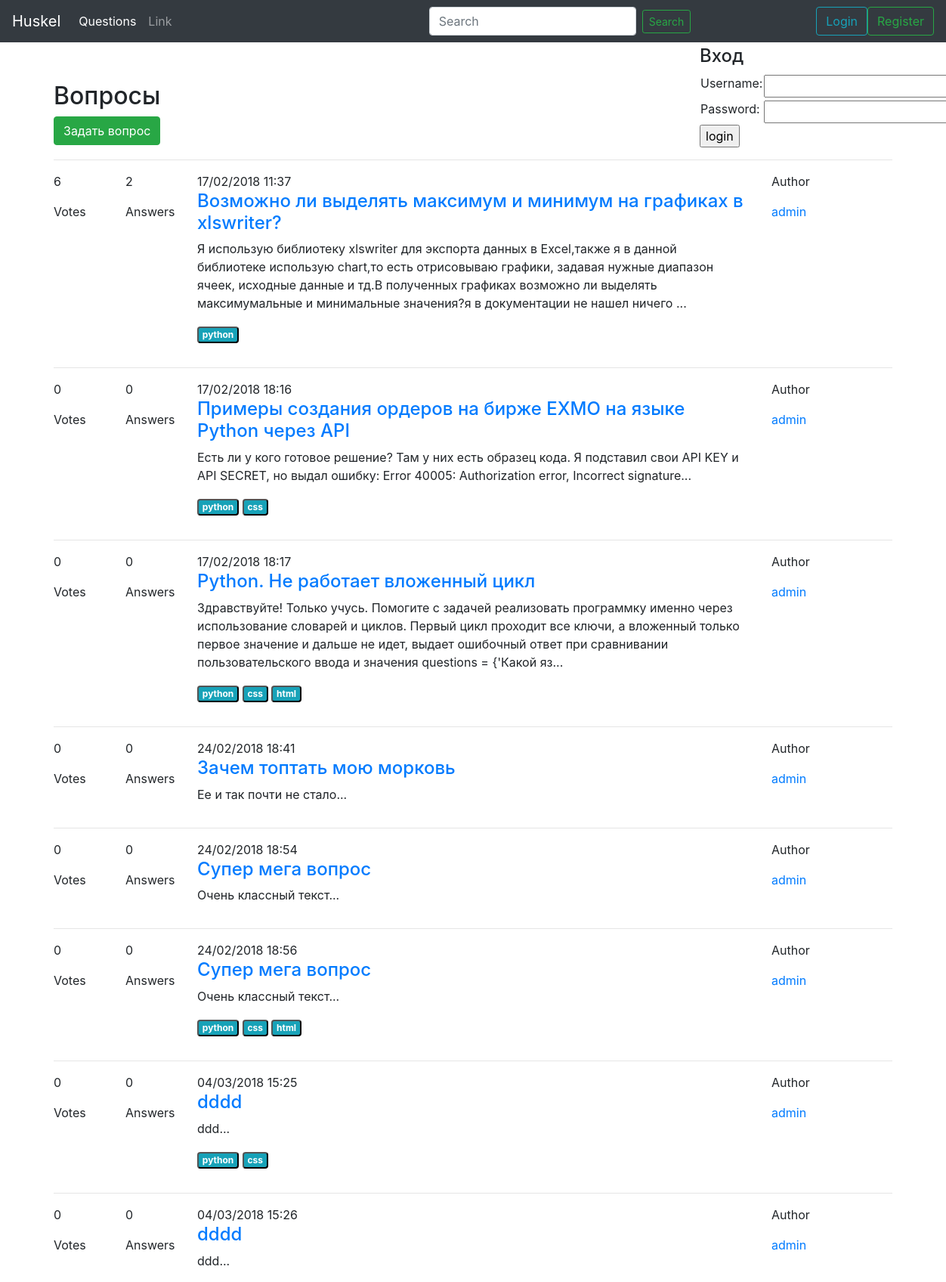
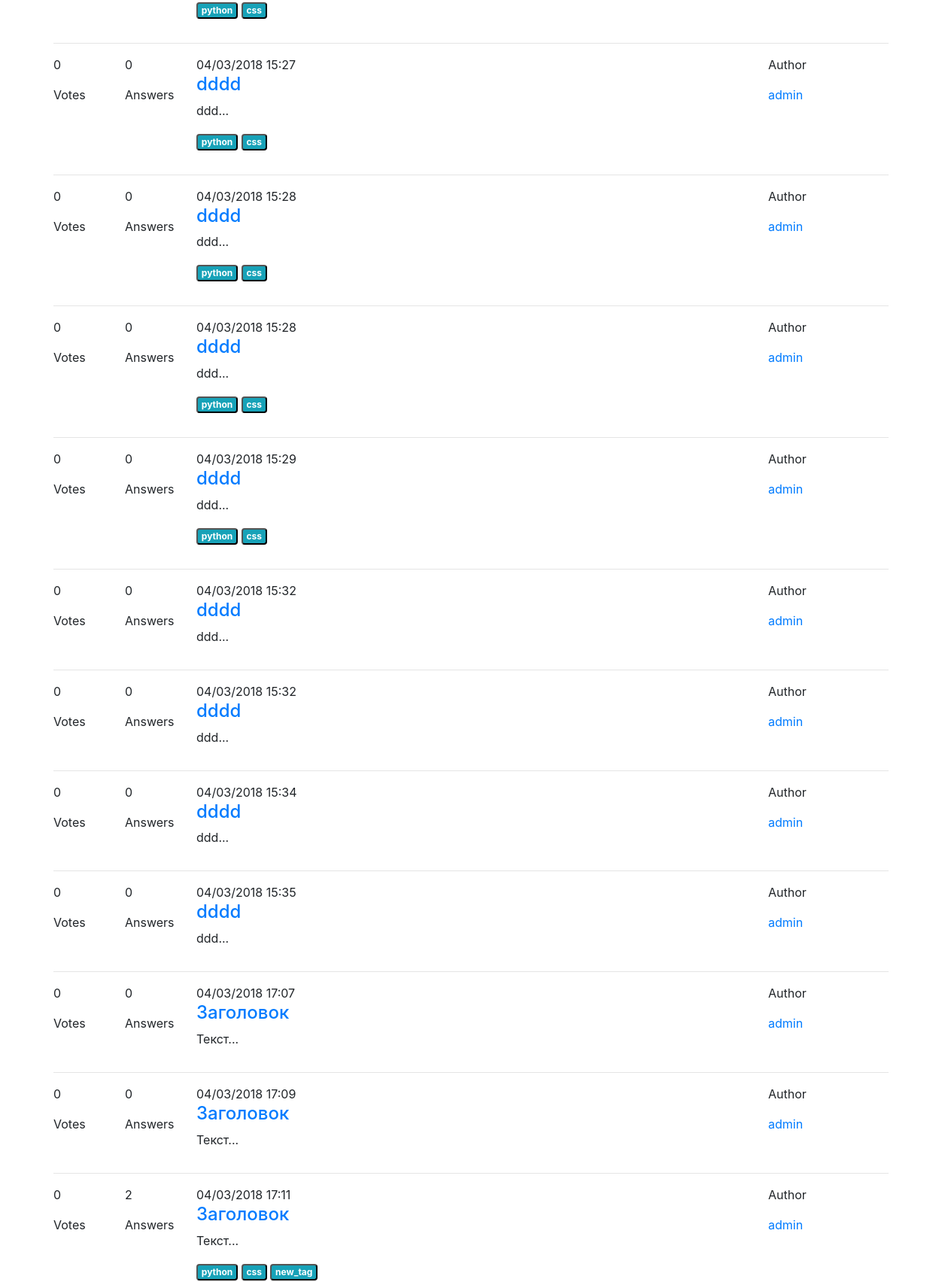
Screenshot of /questions/ (upper part) with the database file from the repository (2 pictures, top to bottom).
### questions/models.py (models this page shows)
class Question(models.Model):
    title = models.CharField(max_length=240)
    text = models.TextField(max_length=900)
    author = models.ForeignKey(Profile)
    pub_date = models.DateTimeField('date published')
    tags = models.ManyToManyField(Tag)
    rating = models.IntegerField(default=0)

class Tag(models.Model):
    word = models.CharField(max_length=35)
    def __str__(self):
        return self.word

class Profile(AbstractUser):
    avatar = models.ImageField(upload_to='questions/static/images/avatars', blank=True, null=True)
    class Meta:
        app_label = 'questions'

### questions/views.py (the view)
def main(request):
    questions = Question.objects.all()
    for question in questions:
        answers = Answer.objects.filter(question=question).all()
        question.ans = len(answers)
    form = UserForm()
    return render(request, 'main.html', {'questions': questions, 'form': form})

### questions/forms.py
class UserForm(forms.ModelForm):
    class Meta:
        model = Profile
        fields = ('username', 'password')

### questions/templates/main.html (shortened to what this page needs)
<!doctype html>
<html lang="en">
    <head>
        <link href="/static/js/bootstrap/dist/css/bootstrap.min.css" rel="stylesheet">
        <link href="/static/css/main.css" rel="stylesheet">
    </head>
    <body>
        <header>
            <nav class="navbar navbar-expand-md navbar-dark fixed-top bg-dark">
            <a class="navbar-brand" href="/">Huskel</a>
            <div class="collapse navbar-collapse" id="navbarCollapse">
                <ul class="navbar-nav mr-auto">
                    <li class="nav-item active">
                        <a class="nav-link" href="/questions">Questions <span class="sr-only">(current)</span></a>
                    </li>
                    <li class="nav-item">
                        <a class="nav-link" href="#">Link</a>
                    </li>
                </ul>
                <form class="form-inline mx-auto">
                    <input class="form-control mr-sm-2" type="text" placeholder="Search" aria-label="Search">
                    <button class="btn btn-outline-success my-2 my-sm-0 btn-sm" type="submit">Search</button>
                </form>
                {% if not user.is_authenticated %}
                    <a class="btn btn-outline-info" href="/login">Login</a>
                    <a class="btn btn-outline-success" href="/registration">Register</a>
                {% else %}
                <a href="/user/"><h6 style="color: white">{{ user.get_username }}</h6></a>
                <a class="btn btn-danger btn-sm" href="/logout">Logout</a>
              {% endif %}
            </div>
            </nav>
        </header>
        <main role="main" class="container">
            {% block content %}
            <div class="row">
                <div class="col-9">
                    <h2 class="mt-5">Вопросы</h2>
                    <a class="btn btn-success" href="add_question">Задать вопрос</a>
                </div>
                {% block login %}
                <div class="col-3">
                    {% if not user.is_authenticated %}
                    <h4>Вход</h4>
                    <form method="post" action="{% url 'view_login' %}">
                    <table width="200px">
                    <tr>
                        <td>{{ form.username.label_tag }}</td>
                        <td>{{ form.username }}</td>
                    </tr>
                    <tr>
                        <td>{{ form.password.label_tag }}</td>
                        <td>{{ form.password }}</td>
                    </tr>
                    </table>
                    <input type="submit" value="login" />
                    </form>
                    {% endif %}
                    {% endblock %}
                </div>
            </div>
            <div class="row">
                <div class="col-12">
                    <hr>
                    {% for question in questions %}
                        <div class="row">
                            <div class="col-1">
                                <p>{{ question.rating }}</p>
                                <p>Votes</p>
                            </div>
                            <div class="col-1">
                                <p>{{ question.ans }}</p>
                                <p>Answers</p>
                            </div>
                            <div class="col-8">
                                <div class="date">
                                    {{ question.pub_date | date:"d/m/Y H:i"}}
                                </div>
                                <h4><a href="/questions/{{ question.id }}">{{ question.title }}</a></h4>
                                <p>{{ question.text|stringformat:".300s" }}...</p>
                                <p>
                                {% for tag in question.tags.all %}
                                    <button class="badge badge-info">{{ tag }}</button>
                                {% endfor %}
                                </p>
                            </div>
                            <div class="col-1">
                                <p>Author</p>
                                <a href="user/{{ question.author.id }}">{{ question.author }}</a>
                            </div>
                        </div><hr>
                    {% endfor %}
                </div>
                {% endblock %}
            </div>
    </main>
  </body>
</html>

### questions/static/css/main.css (style rules this page uses)
html { position: relative; min-height: 100%; }
body { margin-bottom: 60px; }
body > .container { padding: 60px 15px 0; }

### rows the page displays
Question: rating "6", ans "2", pub_date "17/02/2018 11:37", title "Возможно ли выделять максимум и минимум на графиках в xlswriter?", text "Я использую библиотеку xlswriter для экспорта данных в Excel,также я в данной библиотеке использую chart,то есть отрисовываю графики, задавая нужные диапазон ячеек, исходные данные и тд.В полученных графиках возможно ли выделять максимумальные и минимальные значения?я в документации не нашел ничего", author "admin"
Tag: word "python"
Question: rating "0", ans "0", pub_date "17/02/2018 18:16", title "Примеры создания ордеров на бирже EXMO на языке Python через API", text "Есть ли у кого готовое решение? Там у них есть образец кода. Я подставил свои API KEY и API SECRET, но выдал ошибку: Error 40005: Authorization error, Incorrect signature", author "admin"
Tag: word "css"
Question: rating "0", ans "0", pub_date "17/02/2018 18:17", title "Python. Не работает вложенный цикл", text "Здравствуйте! Только учусь. Помогите с задачей реализовать программку именно через использование словарей и циклов. Первый цикл проходит все ключи, а вложенный только первое значение и дальше не идет, выдает ошибочный ответ при сравнивании пользовательского ввода и значения questions = {'Какой яз", author "admin"
Tag: word "html"
Question: rating "0", ans "0", pub_date "24/02/2018 18:41", title "Зачем топтать мою морковь", text "Ее и так почти не стало", author "admin"
Question: rating "0", ans "0", pub_date "24/02/2018 18:54", title "Супер мега вопрос", text "Очень классный текст", author "admin"
Question: rating "0", ans "0", pub_date "24/02/2018 18:56", title "Супер мега вопрос", text "Очень классный текст", author "admin"
Question: rating "0", ans "0", pub_date "04/03/2018 15:25", title "dddd", text "ddd", author "admin"
Question: rating "0", ans "0", pub_date "04/03/2018 15:26", title "dddd", text "ddd", author "admin"
Question: rating "0", ans "0", pub_date "04/03/2018 15:27", title "dddd", text "ddd", author "admin"
Question: rating "0", ans "0", pub_date "04/03/2018 15:28", title "dddd", text "ddd", author "admin"
Question: rating "0", ans "0", pub_date "04/03/2018 15:28", title "dddd", text "ddd", author "admin"
Question: rating "0", ans "0", pub_date "04/03/2018 15:29", title "dddd", text "ddd", author "admin"
Question: rating "0", ans "0", pub_date "04/03/2018 15:32", title "dddd", text "ddd", author "admin"
Question: rating "0", ans "0", pub_date "04/03/2018 15:32", title "dddd", text "ddd", author "admin"
Question: rating "0", ans "0", pub_date "04/03/2018 15:34", title "dddd", text "ddd", author "admin"
Question: rating "0", ans "0", pub_date "04/03/2018 15:35", title "dddd", text "ddd", author "admin"
Question: rating "0", ans "0", pub_date "04/03/2018 17:07", title "Заголовок", text "Текст", author "admin"
Question: rating "0", ans "0", pub_date "04/03/2018 17:09", title "Заголовок", text "Текст", author "admin"
Question: rating "0", ans "2", pub_date "04/03/2018 17:11", title "Заголовок", text "Текст", author "admin"
Tag: word "new_tag"
